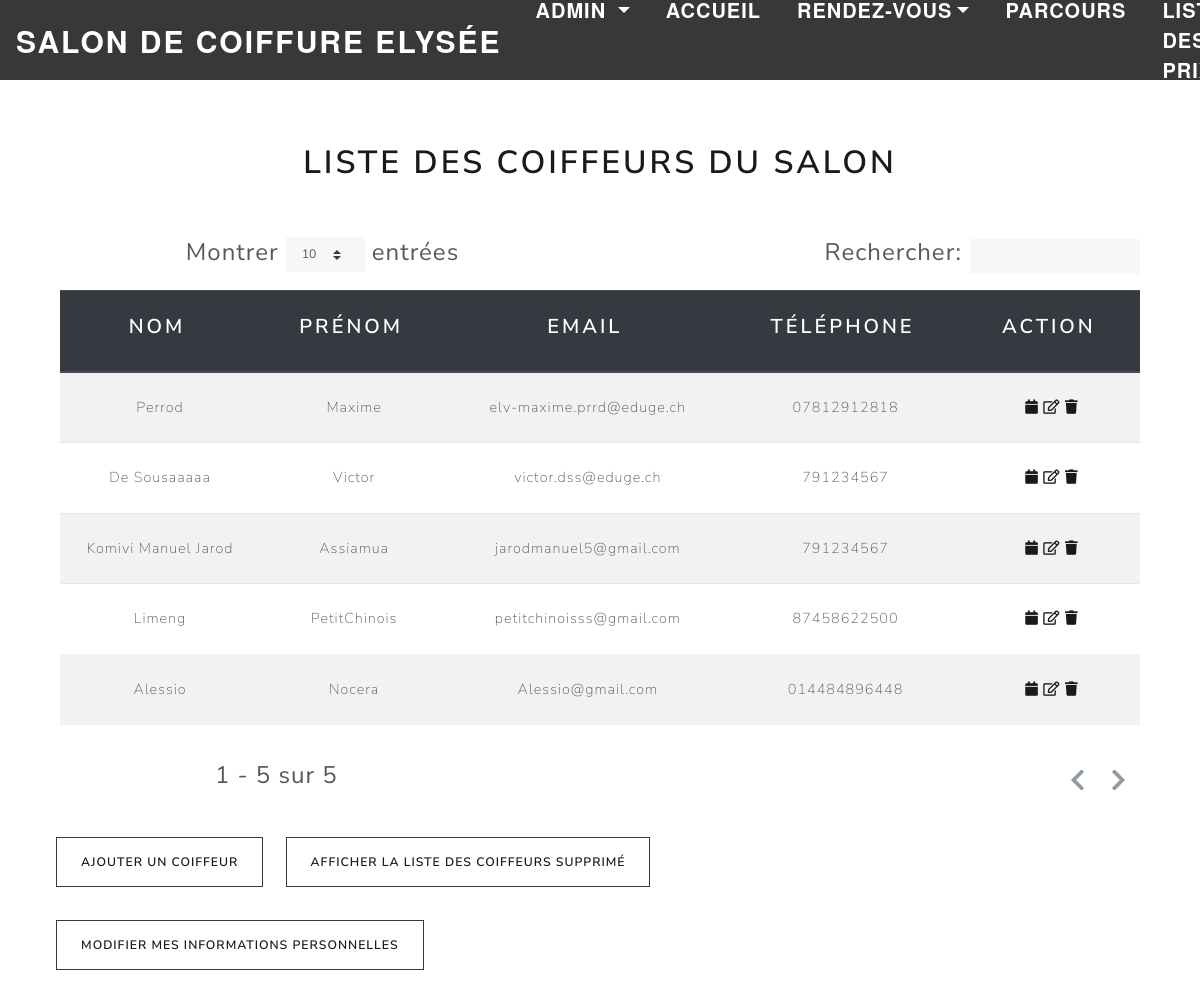
/listecoiffeur.php (signed in), run on the app's committed database.
### tables this page shows
CREATE TABLE IF NOT EXISTS `ely_coiffeur` (
  `COI_ID` int(2) NOT NULL AUTO_INCREMENT,
  `COI_NOM` varchar(30) NOT NULL,
  `COI_PRENOM` varchar(30) NOT NULL,
  `COI_MAIL` varchar(70) NOT NULL,
  `COI_MDP` varchar(50) NOT NULL,
  `COI_NUMTEL` varchar(20) NOT NULL,
  `COI_PHOTO` varchar(500) DEFAULT NULL,
  `COI_POSTE` varchar(25) DEFAULT NULL,
  `COI_STATUT` varchar(25) NOT NULL DEFAULT 'ACTIF',
  PRIMARY KEY (`COI_ID`)
);

### includes/dbfunctions.php (called while the page is built, shortened)
<?php
if ($_SERVER['SERVER_NAME'] == "esig-sandbox.ch"){
    function myConnection() {
        static $dbc = null;
        if ($dbc == null) {
            try {
                $dbc = new PDO('mysql:dbname=hhva_team2020_5;host=hhva.myd.infomaniak.com', 'hhva_team2020_5', 'LBtKn32jx8');
            } catch (PDOException $e) {
                header("Location:error?message=".$e->getMessage());
            }
    }
        return $dbc;
    }
}else{
    function myConnection() {
        static $dbc = null;
        if ($dbc == null) {
            try {
                $dbc = new PDO('mysql:dbname=hhva_team2020_5;host=localhost', 'root', '');
            } catch (PDOException $e) {
                header("Location:error?message=".$e->getMessage());
            }
        }
        return $dbc;
    }
}
function getAllCoiffeur(){
    try {
        $request = myConnection()->prepare("SELECT * FROM ely_coiffeur where coi_statut = 'ACTIF'");
        $request->execute();
    } catch (PDOException $e) {
        header("Location:error?message=".$e->getMessage());
    }
    return $request->fetchAll(PDO::FETCH_ASSOC);
}

### listecoiffeur.php (the view, shortened to what this page needs)
<?php
  include('includes/header.php');
  if (isset($_SESSION["COI_POSTE"])){
    if ($_SESSION["COI_POSTE"] == "Patronne"){
      $modificationPossible = true;
    }
    else{
      $modificationPossible = false;
    }
  }else{
    $modificationPossible = false;
  }
  if(isset($_GET['id']) && $modificationPossible)
  {
    $coiffeurAModif = getOneCoiffeurID($_GET['id']);
    $message = 'Modification du coiffeur : <br> '. $coiffeurAModif['COI_NOM'] . " " . $coiffeurAModif['COI_PRENOM'];
  }
  else{
    $message = 'Liste des coiffeurs du salon ';
  }
?>
<br>
<div class="container margin-auto text-center">
<br>
<h1 class="text-center"><?= $message ?></h1>
  ?> <span class="text-center couleurVerte">Information modifiées</span> <?php
if(!isset($_GET['modif']) && isset($_SESSION['COI_MAIL'])){
?>
<body style="background-color: white;">
<br>
  <div class="container-fluid" style="margin:auto">
  <table id="dtBasicExample" class="table table-striped table-responsive-sm" style="font-size: 60%;">
      <thead class="thead-dark">
        <tr>
          <th scope="th-sm"><h4 class="text-white">Nom</h4></th>
          <th scope="th-sm"><h4 class="text-white">Prénom</h4></th>
          <th scope="th-sm"><h4 class="text-white">Email</h4></th>
          <th scope="th-sm"><h4 class="text-white">téléphone</h4></th>
          <?php
          if($modificationPossible){?>
            <th scope="th-sm"><h4 class="text-white">Action</h4></th>
          <?php } ?>
        </tr>
      </thead>
      <tbody>
        <?php
            foreach(getAllCoiffeur() as $coiffeur){ ?>
            <tr>
            <td><?= $coiffeur['COI_NOM'] ?></td>
              <td><?= $coiffeur['COI_PRENOM'] ?></td>
              <td><?= $coiffeur['COI_MAIL'] ?></td>
              <td><?= $coiffeur['COI_NUMTEL'] ?></td>
              <?php if($modificationPossible){?>
                <td>
                  <a class="fa fa-calendar" href="DefinirCoiffeurHoraires?Calendar=true&id=<?= $coiffeur['COI_ID'] ?>"></a>
                  <a class="far fa-edit" href="listecoiffeur?modif=true&id=<?= $coiffeur['COI_ID'] ?>"></a>
                  <a class="fa fa-trash" href="listecoiffeur?suppr=true&id=<?= $coiffeur['COI_ID'] ?>"></a>
                </td>
              <?php } ?>
            </tr>
        <?php } ?>
      </tbody>
    </table>
  </div>
  <?php if ($modificationPossible){ ?>
      <div class="row" style="margin-left: 1%;">
        <a  href="CreerCoiffeur"  class="btn btn-light border border-dark" style="margin-right:2%" >Ajouter un coiffeur</a>
        <a  href="listecoiffeurSupprimer"class="btn btn-light border border-dark" >Afficher la liste des coiffeurs supprimé</a>
      </div>
  <?php } ?>
  <div class="row" style="margin-left:1%;margin-top:3%;margin-bottom:10%">
      <a href="ModifierInfo.php" class="btn btn-light border border-dark">Modifier mes Informations personnelles</a>
      </div>
  </body>
<?php }else{ ?>
<script>
  window.location.href = "index";
</script>
<?php } ?>

### css/style.css (style rules this page uses)
html { font-size:100%; }
@media (min-width: 640px) { body { font-size:1rem; } }
@media (min-width:960px) { body { font-size:1.2rem; } }
@media (min-width:1100px) { body { font-size:1.5rem; } }
html { max-width: 100%; }

### data on the page
ely_coiffeur: COI_NOM "Perrod", COI_PRENOM "Maxime", COI_MAIL "elv-maxime.prrd@eduge.ch", COI_NUMTEL "07812912818"
ely_coiffeur: COI_NOM "De Sousaaaaa", COI_PRENOM "Victor", COI_MAIL "victor.dss@eduge.ch", COI_NUMTEL "791234567"
ely_coiffeur: COI_NOM "Komivi Manuel Jarod", COI_PRENOM "Assiamua", COI_MAIL "jarodmanuel5@gmail.com", COI_NUMTEL "791234567"
ely_coiffeur: COI_NOM "Limeng", COI_PRENOM "PetitChinois", COI_MAIL "petitchinoisss@gmail.com", COI_NUMTEL "87458622500"
ely_coiffeur: COI_NOM "Alessio", COI_PRENOM "Nocera", COI_MAIL "Alessio@gmail.com", COI_NUMTEL "014484896448"

### other printed values
$message "LISTE DES COIFFEURS DU SALON"
